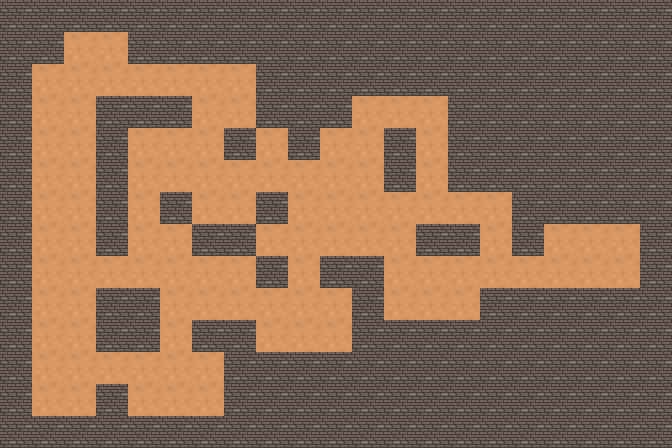

A 2D game scene composited from a Tiled map and its tileset images. What follows is a short description and the map's XML, with every tile layer's data as written:
An orthogonal 21x14 tile map with 32x32 px tiles, 1 tile layer (Прошарок плиток 1).

<map version="1.10" tiledversion="1.10.2" orientation="orthogonal" renderorder="left-up" width="21" height="14" tilewidth="32" tileheight="32" infinite="0" nextlayerid="2" nextobjectid="1">
 <tileset firstgid="1" source="Підлога.tsx" />
 <layer id="1" name="Прошарок плиток 1" width="21" height="14">
  <data encoding="csv">
2,2,2,2,2,2,2,2,2,2,2,2,2,2,2,2,2,2,2,2,2,
2,2,1,1,2,2,2,2,2,2,2,2,2,2,2,2,2,2,2,2,2,
2,1,1,1,1,1,1,1,2,2,2,2,2,2,2,2,2,2,2,2,2,
2,1,1,2,2,2,1,1,2,2,2,1,1,1,2,2,2,2,2,2,2,
2,1,1,2,1,1,1,2,1,2,1,1,2,1,2,2,2,2,2,2,2,
2,1,1,2,1,1,1,1,1,1,1,1,2,1,2,2,2,2,2,2,2,
2,1,1,2,1,2,1,1,2,1,1,1,1,1,1,1,2,2,2,2,2,
2,1,1,2,1,1,2,2,1,1,1,1,1,2,2,1,2,1,1,1,2,
2,1,1,1,1,1,1,1,2,1,2,2,1,1,1,1,1,1,1,1,2,
2,1,1,2,2,1,1,1,1,1,1,2,1,1,1,2,2,2,2,2,2,
2,1,1,2,2,1,2,2,1,1,1,2,2,2,2,2,2,2,2,2,2,
2,1,1,1,1,1,1,2,2,2,2,2,2,2,2,2,2,2,2,2,2,
2,1,1,2,1,1,1,2,2,2,2,2,2,2,2,2,2,2,2,2,2,
2,2,2,2,2,2,2,2,2,2,2,2,2,2,2,2,2,2,2,2,2
</data>
 </layer>
</map>
